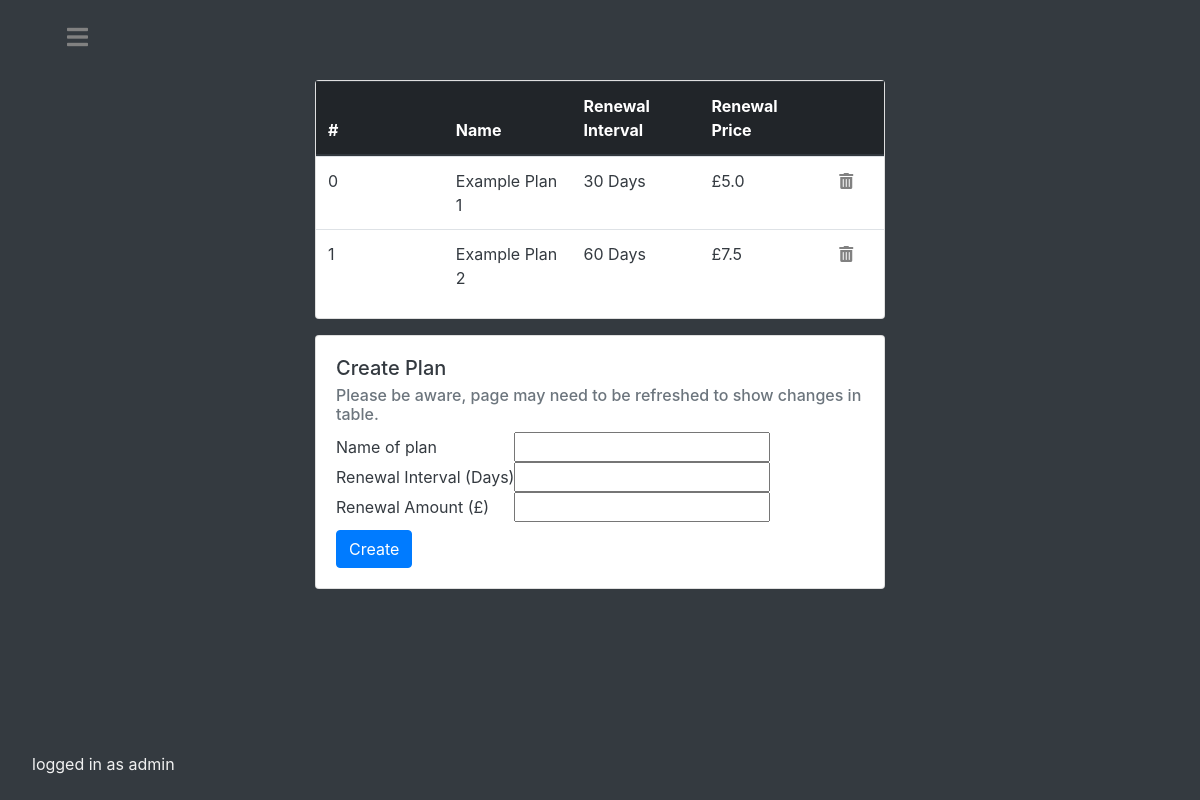
Before: /admin/dashboard/plans (signed in) with the older database file.
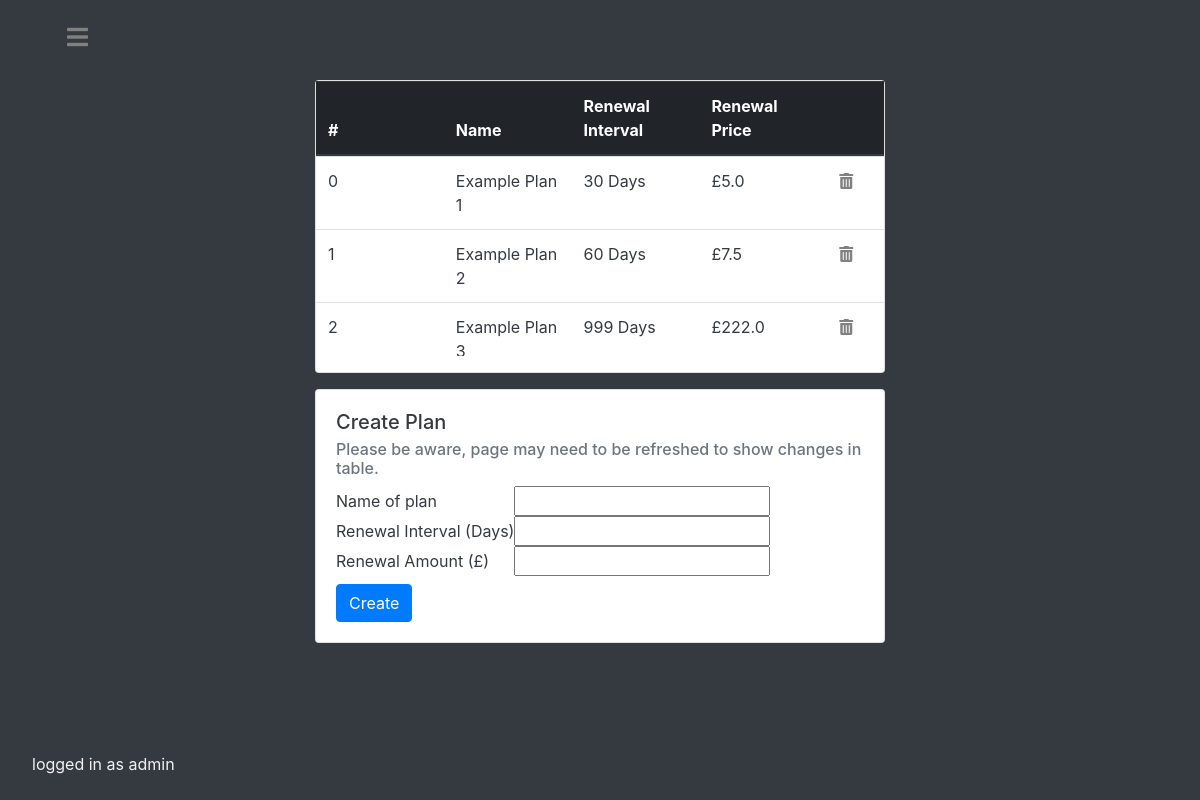
After: the same page with the newer database file.
### tables this page shows
CREATE TABLE users (username text PRIMARY KEY, fName text, sName text, emailAddress text, password text, admin bool);

CREATE TABLE plans (name text PRIMARY KEY, interval integer, amount float);

### main.py (the view, shortened to what this page needs)
@app.route("/admin/dashboard/plans", methods=['GET', 'POST'])
@login_required
def adminplans():
    if current_user.getAdminPerms():
        db = Database()
        plans = list(db.getAll('plans'))
        db.closeConnection()
        return render_template('adminplans.html', plans=plans, reason=None)
    else:
        reason = f'Insufficient permissions.'
        return render_template('redirect.html', reason=reason)

### api.py (called while the page is built)
    def closeConnection(self):
        self.conn.close()
        return

    def getAll(self, dbname):
        self.c.execute(f'''SELECT * FROM {dbname}''')
        result = self.c.fetchall()
        return result

    def searchUsersByUsername(self, user):
        self.c.execute(f'''SELECT * FROM users WHERE username = ?''', (user,))
        result = self.c.fetchone()
        return result

### main.py (called while the page is built)
@login_manager.user_loader
def load_user(username):
    dbconnection = Database()
    result = dbconnection.searchUsersByUsername(username)
    dbconnection.closeConnection()
    if result:
        if result[5] == "FALSE":
            return User(result[0], result[1], result[2], result[3], result[4])
        else:
            return AdministativeUser(result[0], result[1], result[2], result[3], result[4])
    else:
        return None

    def getAdminPerms(self):
        return self.isadmin

### templates/adminplans.html (shortened to what this page needs)
<!DOCTYPE html>
<html lang="en">
<head>
    <link rel="stylesheet" href="https://use.fontawesome.com/releases/v5.0.8/css/all.css">
    <link rel="stylesheet" href="https://maxcdn.bootstrapcdn.com/bootstrap/4.0.0/css/bootstrap.min.css"
>
    <link rel= "stylesheet" type= "text/css" href= "{{ url_for('static',filename='styles/adminplans.css') }}">
</head>
<body class="bg-dark">
<div id="mySidenav" class="sidenav">
    <p class="footer fixed-bottom">logged in as {{ current_user.id }}</p>
</div>
<div id="main" class="container-fluid h-10 bg-dark text-white">
    <div class="col-3 text-left">
        <div class="navbarbutton"><a href="#" onclick="openNav()"><i class="fas fa-bars"></i></a></div>
    </div>
</div>
<div class="container-fluid h-80 bg-dark text-white">
    <div class="row h-90">
        <div class="col-3 text-left">
        </div>
        <div class="col-md-6 text-left justify-content-center align-items-center">
            <div class="card">
                <table id="dbtable" class="table mb-3 px-2">
                    <thead class="thead-dark">
                    <tr class="clickable">
                        <th scope="col" onclick="sortTable2(0, true)">#</th>
                        <th scope="col" onclick="sortTable2(1)">Name</th>
                        <th scope="col" onclick="sortTable2(2)">Renewal Interval</th>
                        <th scope="col" onclick="sortTable2(3)">Renewal Price</th>
                        <th scope="col" width="10%"></th>
                    </tr>
                    </thead>
                    <tbody>
                    {% for value in plans %}
                    <tr class="text-dark">
                        <td scope="row ">{{ plans.index(value) }}</td>
                        <td>{{ value[0] }}</td>
                        <td>{{ value[1] }} Days</td>
                        <td>£{{ value[2] }}</td>
                        <td width="10%"><form method="post"><button  id="delete" name="delete" type="submit" class="invisblebutton" value="{{ value[0] }}"><i class="fas fa-trash-alt"></i></button></form></td>
                    </tr>
                    {% endfor %}
                    </tbody>
                </table>
            </div>
            <div class="card mt-3 text-dark">
                <div class="card-body">
                    <h5 class="card-title">Create Plan</h5>
                    <h6 class="card-subtitle mb-2 text-muted">Please be aware, page may need to be refreshed to show
                        changes in table.</h6>
                    <form action="" method="post">
                        <p>
                            <label for="a">Name of plan</label>
                            <input id="a" type="text" name="name">
                        </p>
                        <p>
                            <label for="b">Renewal Interval (Days) </label>
                            <input id="b" type="number" name="days">
                        </p>
                        <p>
                            <label for="c">Renewal Amount (£)</label>
                            <input id="c" type="number" step="0.01" name="price">
                        </p>
                        <button type="submit" class="btn btn-primary mt-2">Create</button>
                    </form>
                </div>
            </div>
            <div class="col-3"></div>
        </div>
    </div>
    <div class="container-fluid h-10 bg-dark text-white "></div>
</div>
</body>
</html>

### static/styles/adminplans.css (style rules this page uses)
form { display: table; }
p { display: table-row; }
label { display: table-cell; }
input { display: table-cell; }
body,html { height:100%; }
.h-90 { height:90%; }
.h-80 { height:80%; }
.h-10 { height:10%; }
.sidenav { height: 100%; width: 0; position: fixed; z-index: 1; top: 0; left: 0; background-color: #111; overflow-x: hidden; padding-top: 60px; transition: 0.5s; }
.footer { color: #f1f1f1; padding: 8px 8px 8px 32px; white-space: nowrap; }
.navbarbutton { font-size: 150%; color: #E5D4C0; position: fixed; }
.navbarbutton a { padding: 8px 8px 8px 32px; color: #818181; transition: 0.3s; }
.navbarbutton a:link { color: #818181; }
.invisblebutton { background: none!important; border: none; padding: 0!important; font-family: arial, sans-serif; color: #818181; text-decoration: underline; cursor: pointer; }
.clickable { cursor: pointer; }
table { width: 100%; }
thead, tbody tr { display: table; width: 100%; table-layout: fixed; }
tbody { display: block; overflow-y: auto; table-layout: fixed; max-height: 200px; }
#main { transition: margin-left .5s; padding: 20px; }

Changed rows visible on the page:
added plans: index "2", name "Example Plan 3", interval "999", amount "222.0"
